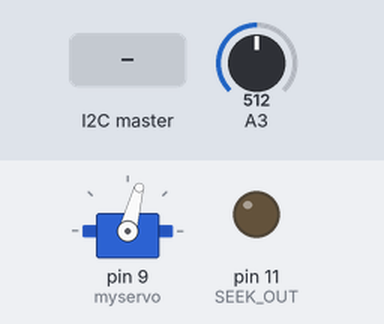
Simulated run of this sketch. Board: Arduino Uno, built with avr-gcc and run on an emulated ATmega328P. On the bench: servo, output pins drawn as LEDs (lit = HIGH). The inputs (shaded band) are chosen by the test bench; at power-on: A3 = 512. What the sketch prints to the serial monitor is not drawn.

Above: at 1.2 s.
1.3 s: the I2C master sends the byte 1
At 2.4 s:
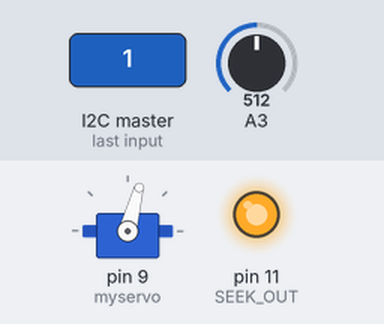
2.8 s: the I2C master sends the byte 2
At 3.5 s:
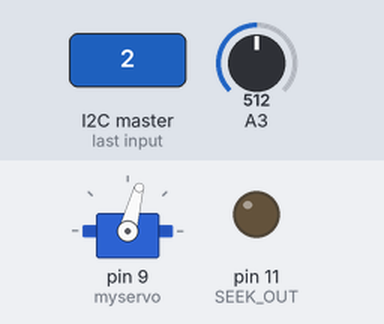
Timing chart, 0 to 5.8 s (numbered marks = the images above; inputs shaded):
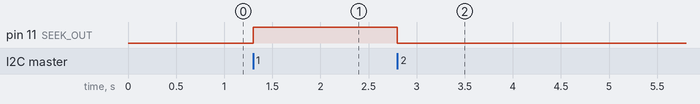

The sketch:

B0x0F_motorbox.ino
```cpp
#include <Wire.h>
#include <Servo.h>

//-------------------------------------------------
//                 LOG BLOCK
//-------------------------------------------------

#define SEEK_IN 12
#define SEEK_OUT 11
#define I2C_SLAVE_ADDRESS 0x0F // 1 DEC

Servo myservo;

byte sendByte = 0;
int value[2] = {0,0};

int tresshold = 6;
boolean pot = false;
int maxPotCount = 3;
int potCount = 0;
int valueAsAddr = 0;

void setup () {


  Serial.begin(9600);
  Serial.write("hello");


  pinMode(SEEK_IN,INPUT);
  pinMode(SEEK_OUT,OUTPUT);

  digitalWrite(SEEK_OUT,LOW);

  Wire.begin(I2C_SLAVE_ADDRESS);
  Wire.onReceive(receiveEvent);
  Wire.onRequest(requestEvent);

  myservo.attach(9);

  srvWrt(90);


}

void requestEvent() {

  byte output;

  switch (sendByte) {
    case 0:
      output = (digitalRead(SEEK_IN) == HIGH) ? 1 : 0;
      break;
    case 9:
      output = valueAsAddr;
      //output = map(value[1], 0, 1023, 0, 10);
      break;
    default:
      output = valueAsAddr;
      //output = map(value[1], 0, 1023, 0, 1);
      break;
  }

  Wire.write(output);
}

//Handles receiving i2c data.
void receiveEvent(int howMany) {
    if (Wire.available()) {

      //Sanity check
      if (howMany < 1) return;

      if (howMany == 2) {

        byte bt = Wire.read();
        byte ang = Wire.read();

        Serial.println("Writting angle ");
        Serial.println(ang);

        if (ang >= 0 && ang <= 180) {
          srvWrt(ang);
        }

      } else {
        byte bt = Wire.read();
        parseCommand(bt);
      }


  }
}

void srvWrt (int ang) {
     //int an = map(ang, 0, 180, 4, 160); //the other block
     int an = map(ang, 0, 180, 0, 150);
     myservo.write(an);
     Serial.println(an);
     //delay(1000);
     //myservo.detach();
}

void parseCommand (byte bt) {
  byte out = 0;

  switch (bt) {
    case 1:
      //Ping adjacent block
      digitalWrite(SEEK_OUT, HIGH);
      break;
    case 2:
      //Stop pinging adjacent block
      digitalWrite(SEEK_OUT, LOW);
      break;
    default:
      out = bt;
      break;
  }

  sendByte = out;
}

void loop() {
    updateValue();
    //Serial.println(valueAsAddr);
}

void updateValue () {
    int v = analogRead(A3);
    int diff = value[0]-v;
    if (diff < 0) diff *= -1;

    if (diff <= tresshold) {
      if (potCount >= maxPotCount) pot = true;
      else potCount ++;
    } else {
     potCount = 0;
     pot = false;
    }

    value[0] = value[1];
    value[1] = v;

    valueAsAddr = (pot) ? convertVar(v) : 0;
}


int convertVar(int input) {

  if (input > 900)
    return 1;
  else if (input < 800 && input > 400)
    return 2;
  else if (input < 300)
    return 3;
  return 0;

}
```

Measured:
- after the input at 1.3 s, pin 11 (SEEK_OUT): LOW → HIGH at once
- after the input at 2.8 s, pin 11 (SEEK_OUT): HIGH → LOW at once
